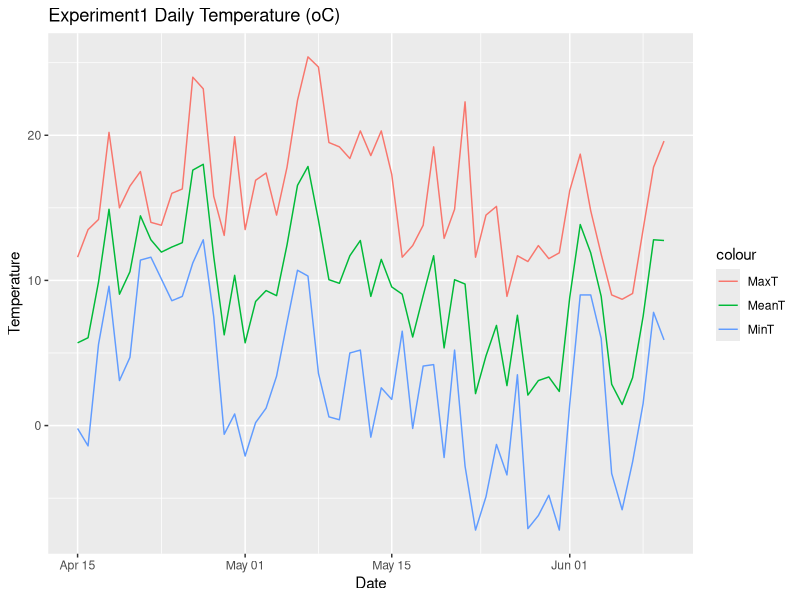

This chart was generated by the following R code:
## ---- chunk 1

library(tidyr)
library (dplyr)
library (ggplot2)
library (lubridate)
library (reshape2)
## ---- chunk 2

setwd("C:\\Users\\Ed\\Documents\\Subclovergit\\Temperatures Cold test")
getwd()

#create file
df_Tone <- read.table("FieldExp_1.txt",header=TRUE)
df_Tone
head(df_Tone)
summary (df_Tone)
tail(df_Tone)
## ---- chunk 3

df_Tone$Date <- dmy(df_Tone$Date)
#df_Tone_long <- melt(df_Tone, id="Date")

df_Tone %>%
ggplot(aes(x=Date)) +
    geom_line(aes(y= AverageofMeanTt, colour = "MeanT"))+
    geom_line(aes(y = AverageofTm, colour = "MinT"))+
    geom_line(aes(y = AverageofTx, colour = "MaxT"))+
    ylab("Temperature")+
    ggtitle("Experiment1 Daily Temperature (oC) ")

## ---- chunk 4

Tb <-0 #base temperature oC 

df_Tone <- df_Tone %>%
  mutate(TT=AverageofMeanTt-Tb)
head(df_Tone)
